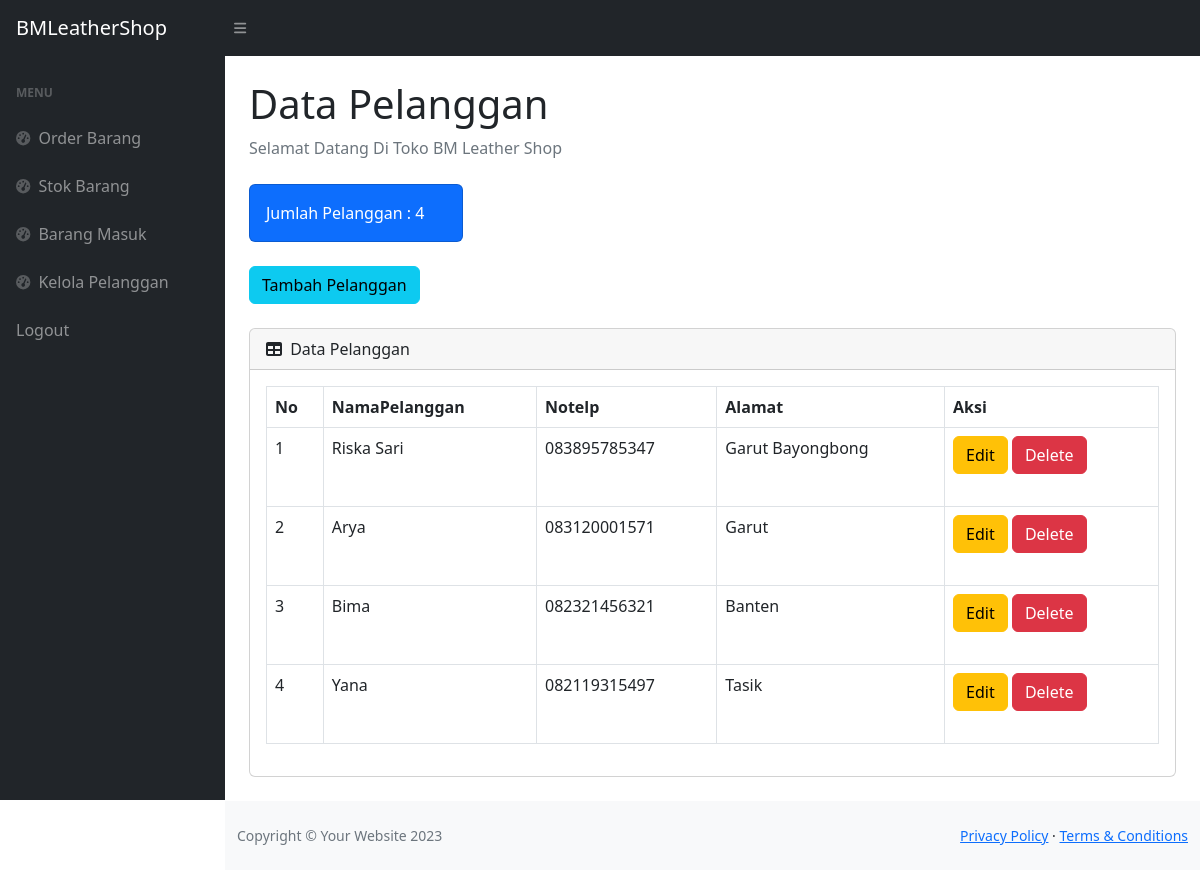
Page /pelanggan.php (signed in) on the committed database.
### tables this page shows
CREATE TABLE `pelanggan` (
  `IDPelanggan` int(11) NOT NULL,
  `NamaPelanggan` varchar(100) DEFAULT NULL,
  `Notelp` varchar(15) DEFAULT NULL,
  `Alamat` varchar(100) DEFAULT NULL
);

### pelanggan.php (the view, shortened to what this page needs)
<?php
require 'ceklogin.php';
$h1 = mysqli_query($c, "select * from pelanggan");
$h2 = mysqli_num_rows($h1);
?>
<!DOCTYPE html>
<html lang="en">
<head>
    <link href="https://cdn.jsdelivr.net/npm/simple-datatables@7.1.2/dist/style.min.css" rel="stylesheet" />
    <link href="https://cdnjs.cloudflare.com/ajax/libs/font-awesome/6.3.0/css/all.min.css" rel="stylesheet">
    <link href="https://stackpath.bootstrapcdn.com/bootstrap/5.2.3/css/bootstrap.min.css" rel="stylesheet">
    <link href="css/styles.css" rel="stylesheet" />
</head>
<body class="sb-nav-fixed">
    <nav class="sb-topnav navbar navbar-expand navbar-dark bg-dark">
        <a class="navbar-brand ps-3" href="index.php">BMLeatherShop</a>
        <button class="btn btn-link btn-sm order-1 order-lg-0 me-4 me-lg-0" id="sidebarToggle" href="#!"><i class="fas fa-bars"></i></button>
    </nav>
    <div id="layoutSidenav">
        <div id="layoutSidenav_nav">
            <nav class="sb-sidenav accordion sb-sidenav-dark" id="sidenavAccordion">
                <div class="sb-sidenav-menu">
                    <div class="nav">
                        <div class="sb-sidenav-menu-heading">Menu</div>
                        <a class="nav-link" href="index.php">
                            <div class="sb-nav-link-icon"><i class="fas fa-tachometer-alt"></i></div>
                            Order Barang
                        </a>
                        <a class="nav-link" href="stock.php">
                            <div class="sb-nav-link-icon"><i class="fas fa-tachometer-alt"></i></div>
                            Stok Barang
                        </a>
                        <a class="nav-link" href="masuk.php">
                            <div class="sb-nav-link-icon"><i class="fas fa-tachometer-alt"></i></div>
                            Barang Masuk
                        </a>
                        <a class="nav-link" href="pelanggan.php">
                            <div class="sb-nav-link-icon"><i class="fas fa-tachometer-alt"></i></div>
                            Kelola Pelanggan
                        </a>
                        <a class="nav-link" href="logout.php">
                            Logout
                        </a>
                    </div>
                </div>
            </nav>
        </div>
        <div id="layoutSidenav_content">
            <main>
                <div class="container-fluid px-4">
                    <h1 class="mt-4">Data Pelanggan</h1>
                    <ol class="breadcrumb mb-4">
                        <li class="breadcrumb-item active">Selamat Datang Di Toko BM Leather Shop</li>
                    </ol>
                    <div class="row">
                        <div class="col-xl-3 col-md-6">
                            <div class="card bg-primary text-white mb-4">
                                <div class="card-body">Jumlah Pelanggan : <?=$h2;?></div>
                            </div>
                        </div>
                    </div>
                    <button type="button" class="btn btn-info mb-4" data-bs-toggle="modal" data-bs-target="#myModal">
                        Tambah Pelanggan
                    </button>
                    <div class="card mb-4">
                        <div class="card-header">
                            <i class="fas fa-table me-1"></i>
                            Data Pelanggan
                        </div>
                        <div class="card-body">
                            <div class="table-responsive">
                                <table class="table table-bordered" id="dataTable" width="100%" cellspacing="0">
                                    <thead>
                                        <tr>
                                            <th>No</th>
                                            <th>NamaPelanggan</th>
                                            <th>Notelp</th>
                                            <th>Alamat</th>
                                            <th>Aksi</th>
                                        </tr>
                                    </thead>
                                    <tbody>
                                    <?php
                                    $get = mysqli_query($c,"select * from pelanggan");
                                    $i = 1;
                                    while($p=mysqli_fetch_array($get)){
                                    $NamaPelanggan = $p['NamaPelanggan'];
                                    $Notelp = $p['Notelp'];
                                    $Alamat = $p['Alamat'];
                                    $idpl = $p['IDPelanggan'];
                                    ?>
                                        <tr>
                                            <td><?=$i++;?></td>
                                            <td><?=$NamaPelanggan;?></td>
                                            <td><?=$Notelp;?></td>
                                            <td><?=$Alamat;?></td>
                                            <td>
                                            <button type="button" class="btn btn-warning mb-4" data-bs-toggle="modal" data-bs-target="#edit<?=$idpl;?>">
                                                        Edit
                                                    </button>
                                                    <button type="button" class="btn btn-danger mb-4" data-bs-toggle="modal" data-bs-target="#delete<?=$idpl;?>">
                                                        Delete
                                                    </button>
                                            </td>
                                        </tr>
                                    <?php
                                    };
                                    ?>
                                    </tbody>
                                </table>
                            </div>
                        </div>
                    </div>
                </div>
            </main>
            <footer class="py-4 bg-light mt-auto">
                <div class="container-fluid">
                    <div class="d-flex align-items-center justify-content-between small">
                        <div class="text-muted">Copyright &copy; Your Website 2023</div>
                        <div>
                            <a href="#">Privacy Policy</a>
                            &middot;
                            <a href="#">Terms &amp; Conditions</a>
                        </div>
                    </div>
                </div>
            </footer>
        </div>
    </div>
</body>
</html>

### rows in the picture
pelanggan: NamaPelanggan "Riska Sari", Notelp "083895785347", Alamat "Garut Bayongbong"
pelanggan: NamaPelanggan "Arya", Notelp "083120001571", Alamat "Garut"
pelanggan: NamaPelanggan "Bima", Notelp "082321456321", Alamat "Banten"
pelanggan: NamaPelanggan "Yana", Notelp "082119315497", Alamat "Tasik"

### other values in the picture
$h2 "4"
